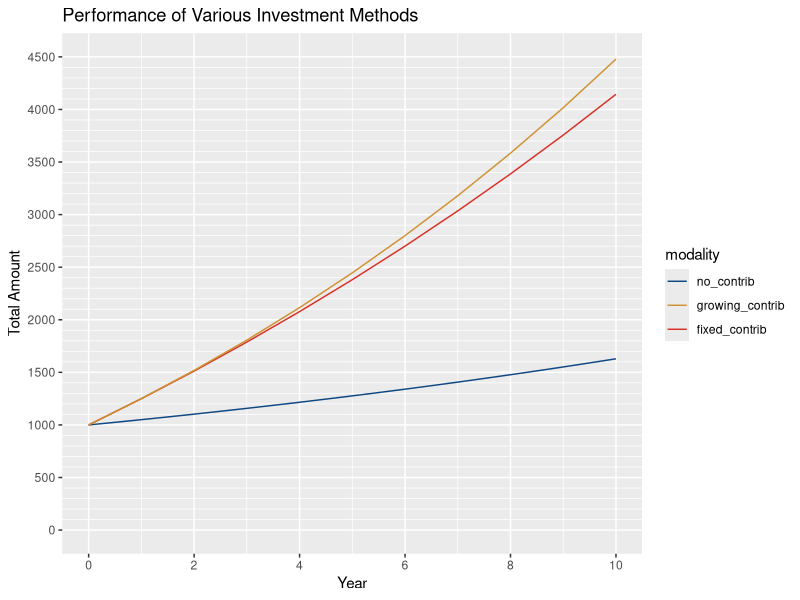
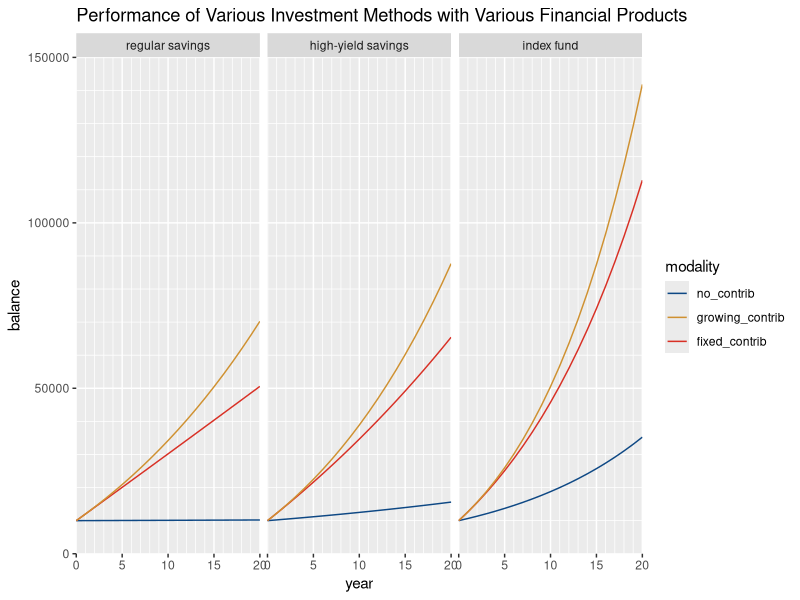

Here is the R script that generated these plots, in order:
library(ggplot2)

#' @title future_value
#' @description calculates resulting value of investing a certain amount in a financial product that offers a given return rate over a certain number of years
#' @param amount number
#' @param rate number
#' @param years number
#' @return resulting value number
future_value = function(amount,rate,years){
  return(amount * ((1+rate)^years))
}

#' @title annuity
#' @description calculates resulting value of investing a certain contrib in a financial product each year for a certain number of years that offers a given return rate
#' @param contrib number
#' @param rate number
#' @param years number
#' @return resulting value number
annuity = function(contrib,rate,years){
  return(contrib * ((((1+rate)^years)-1)/rate))
}

#' @title gowing_annuity
#' @description calculates resulting value of investing a certain contrib that grows via growth each year for a certain number of years in a financial product that offers a given return rate
#' @param contrib number
#' @param rate number
#' @param growth number
#' @param years number
#' @return resulting value number
growing_annuity = function(contrib,rate,growth,years){
  return(contrib*(((1+rate)^years - (1+growth)^years)/(rate-growth)))
}

no_contrib=c()
fixed_contrib=c()
growing_contrib=c()
years=seq(0,10)
for (i in years){
  no_annuity = future_value(amount=1000,rate=.05,years=i)
  no_contrib=c(no_contrib,no_annuity)
  fixed_contrib=c(fixed_contrib,no_annuity+annuity(contrib=200,rate=.05,years=i))
  growing_contrib=c(growing_contrib,no_annuity+growing_annuity(contrib=200,rate=.05,growth=.03,years=i))
}
modalities=data.frame(year=years,no_contrib=no_contrib,fixed_contrib=fixed_contrib,growing_contrib=growing_contrib)

timeline = ggplot(data=modalities) +
  geom_line(aes(x=year,y=no_contrib,colour='#0e4884')) +
  geom_line(aes(x=year,y=fixed_contrib,colour='#d83025')) + 
  geom_line(aes(x=year,y=growing_contrib,colour='#cf9131')) +
  ggtitle('Performance of Various Investment Methods') +
  xlab('Year') + ylab('Total Amount') +
  scale_y_continuous(minor_breaks = seq(0 , 4500, 100), breaks = seq(0, 4500,500),limits=c(0,4500)) +
  scale_x_continuous(minor_breaks = seq(0,10,1), breaks = seq(0,10,2),limits=c(0,10)) +
  scale_colour_identity('modality',guide='legend',labels=c('no_contrib','growing_contrib','fixed_contrib'))

timeline

investment_type=c()
no_contrib=c()
fixed_contrib=c()
growing_contrib=c()
years = seq(0,20)
for (i in c(1,2,3)){
  rate = switch(i,.001,.0225,.065)
  type = switch(i,'regular savings','high-yield savings','index fund')
  for (year in years){
    investment_type=c(investment_type,type)
    no_annuity = future_value(amount=10000,rate=rate,years=year)
    no_contrib=c(no_contrib,no_annuity)
    fixed_contrib=c(fixed_contrib,no_annuity+annuity(contrib=2000,rate=rate,years=year))
    growing_contrib=c(growing_contrib,no_annuity+growing_annuity(contrib=2000,rate=rate,growth=.04,years=year))
  }
  data = data.frame(investment=investment_type,year=years,no_contrib=no_contrib,fixed_contrib=fixed_contrib,growing_contrib=growing_contrib)
}

data$investment = factor(data$investment,levels=c('regular savings','high-yield savings','index fund'))
plt = ggplot(data=data) + facet_grid( ~ investment) +
  geom_line(aes(x=year,y=no_contrib,colour='#0e4884')) +
  geom_line(aes(x=year,y=fixed_contrib,colour='#d83025')) + 
  geom_line(aes(x=year,y=growing_contrib,colour='#cf9131')) +
  ggtitle('Performance of Various Investment Methods with Various Financial Products') +
  xlab('year') + ylab('balance') +
  scale_y_continuous(minor_breaks = seq(0 , 150000, 10000), breaks = seq(0, 150000,50000),limits=c(0,150000),expand=c(0,0)) +
  scale_x_continuous(minor_breaks = seq(0,20,1), breaks = seq(0,20,5),limits=c(0,20),expand=c(0,0)) +
  scale_colour_identity('modality',guide='legend',labels=c('no_contrib','growing_contrib','fixed_contrib'))
plt